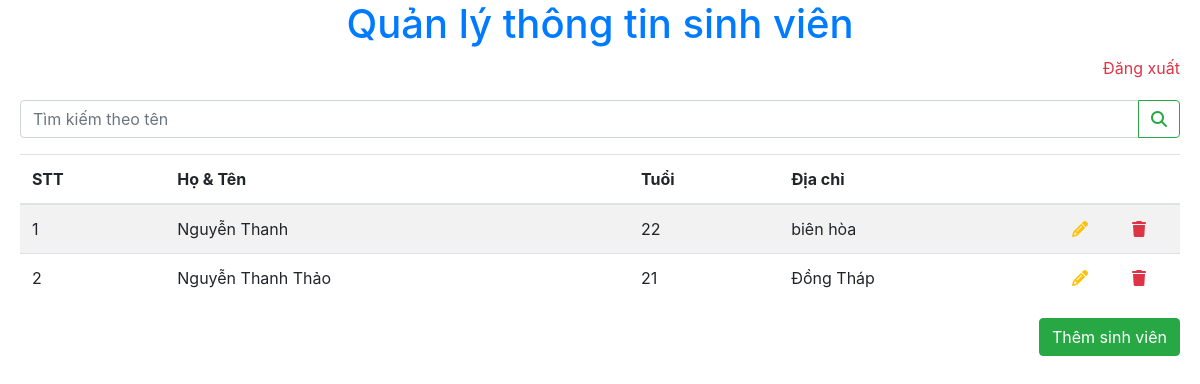
The app's page /index.php?s=Nguyễn Thanh (signed in) with its own data.
### tables this page shows
CREATE TABLE `student` (
  `id` int NOT NULL AUTO_INCREMENT,
  `fullname` varchar(80) NOT NULL,
  `age` int DEFAULT NULL,
  `address` varchar(200) DEFAULT NULL,
  PRIMARY KEY (`id`)
);

### dbhelp.php (called while the page is built, shortened)
<?php
function executeResult($sql) {
    $conn = mysqli_connect(HOST, USERNAME, PASSWORD, DATABASE, 3306);
    $resultset = mysqli_query($conn, $sql);
    $list      = [];
    while ($row = mysqli_fetch_array($resultset, 1)) {
        $list[] = $row;
    }
    return $list;
}

### index.php (the view, shortened to what this page needs)
<?php
require_once ('dbhelp.php');
?>
<!DOCTYPE html>
<html>
<head>
    <?php require_once 'layouts/head.php'; ?>
</head>
<body style="padding: 0 20px">
<h1 class="text-primary text-center">
    Quản lý thông tin sinh viên
</h1>
<div class="text-right">
    <a class="text-danger" href="logout.php">Đăng xuất</a>
</div>
<form method="get" style="margin-top: 20px">
    <div class="input-group mb-3">
        <input type="text" name="s" class="form-control" placeholder="Tìm kiếm theo tên">
        <div class="input-group-append">
            <button class="btn btn-outline-success" type="button"><i class="fa fa-search"></i></button>
        </div>
    </div>
</form>
<table class="table table-striped">
    <thead>
    <tr>
        <th>STT</th>
        <th>Họ & Tên</th>
        <th>Tuổi</th>
        <th>Địa chỉ</th>
        <th width="60px"></th>
        <th width="60px"></th>
    </tr>
    </thead>
    <tbody>
    <?php
    if (isset($_GET['s']) && $_GET['s'] != '') {
        $sql = 'select * from student where fullname like "%'.$_GET['s'].'%"';
    } else {
        $sql = 'select * from student';
    }
    $studentList = executeResult($sql);
    $index = 1;
    foreach ($studentList as $std) {
        echo '<tr>
			<td>'.($index++).'</td>
			<td>'.$std['fullname'].'</td>
			<td>'.$std['age'].'</td>
			<td>'.$std['address'].'</td>
			<td><a href="javascript:void()" class="text-warning" onclick=\'window.open("input.php?id='.$std['id'].'","_self")\'><i class="fa fa-pencil"></i></a></td>
			<td><a href="javascript:void()" class="text-danger" onclick="deleteStudent('.$std['id'].')"><i class="fa fa-trash"></i></a></td>
		</tr>';
    }
    ?>
    </tbody>
</table>
<div class="text-right">
    <button class="btn btn-success" onclick="window.open('input.php', '_self')">Thêm sinh viên</button>
</div>
</body>
</html>

### records on screen
student: fullname "Nguyễn Thanh", age "22", address "biên hòa"
student: fullname "Nguyễn Thanh Thảo", age "21", address "Đồng Tháp"
